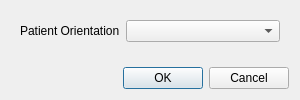
<?xml version="1.0" encoding="UTF-8"?>
<ui version="4.0">
 <class>OrientationDialog</class>
 <widget class="QDialog" name="OrientationDialog">
  <property name="geometry">
   <rect>
    <x>0</x>
    <y>0</y>
    <width>300</width>
    <height>100</height>
   </rect>
  </property>
  <property name="sizePolicy">
   <sizepolicy hsizetype="Fixed" vsizetype="Fixed">
    <horstretch>0</horstretch>
    <verstretch>0</verstretch>
   </sizepolicy>
  </property>
  <property name="minimumSize">
   <size>
    <width>300</width>
    <height>100</height>
   </size>
  </property>
  <property name="maximumSize">
   <size>
    <width>300</width>
    <height>100</height>
   </size>
  </property>
  <property name="windowTitle">
   <string>File Surface Orientation</string>
  </property>
  <layout class="QVBoxLayout" name="verticalLayout">
   <item>
    <widget class="QWidget" name="widget" native="true">
     <layout class="QFormLayout" name="formLayout">
      <item row="0" column="0">
       <widget class="QLabel" name="label">
        <property name="text">
         <string>Patient Orientation</string>
        </property>
       </widget>
      </item>
      <item row="0" column="1">
       <widget class="QComboBox" name="w_cb_obj_surface_orientation"/>
      </item>
     </layout>
    </widget>
   </item>
   <item>
    <widget class="QDialogButtonBox" name="buttonBox">
     <property name="orientation">
      <enum>Qt::Orientation::Horizontal</enum>
     </property>
     <property name="standardButtons">
      <set>QDialogButtonBox::StandardButton::Cancel|QDialogButtonBox::StandardButton::Ok</set>
     </property>
    </widget>
   </item>
  </layout>
 </widget>
 <resources/>
 <connections>
  <connection>
   <sender>buttonBox</sender>
   <signal>accepted()</signal>
   <receiver>OrientationDialog</receiver>
   <slot>accept()</slot>
   <hints>
    <hint type="sourcelabel">
     <x>248</x>
     <y>254</y>
    </hint>
    <hint type="destinationlabel">
     <x>157</x>
     <y>274</y>
    </hint>
   </hints>
  </connection>
  <connection>
   <sender>buttonBox</sender>
   <signal>rejected()</signal>
   <receiver>OrientationDialog</receiver>
   <slot>reject()</slot>
   <hints>
    <hint type="sourcelabel">
     <x>316</x>
     <y>260</y>
    </hint>
    <hint type="destinationlabel">
     <x>286</x>
     <y>274</y>
    </hint>
   </hints>
  </connection>
 </connections>
</ui>
